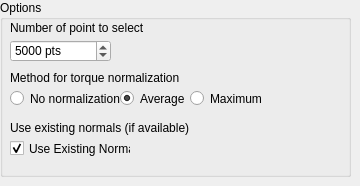
       <widget class="QWidget" name="CovarianceSamplingFilter">
        <widget class="QGroupBox" name="groupBox_10">
         <property name="geometry">
          <rect>
           <x>0</x>
           <y>0</y>
           <width>351</width>
           <height>177</height>
          </rect>
         </property>
         <property name="title">
          <string>Options</string>
         </property>
         <widget class="QLabel" name="maxPointCountCovTitle">
          <property name="geometry">
           <rect>
            <x>10</x>
            <y>20</y>
            <width>291</width>
            <height>16</height>
           </rect>
          </property>
          <property name="text">
           <string>Number of point to select</string>
          </property>
         </widget>
         <widget class="QDoubleSpinBox" name="maxPointCountCov">
          <property name="geometry">
           <rect>
            <x>10</x>
            <y>40</y>
            <width>101</width>
            <height>22</height>
           </rect>
          </property>
          <property name="suffix">
           <string> pts</string>
          </property>
          <property name="decimals">
           <number>0</number>
          </property>
          <property name="minimum">
           <double>0.000000000000000</double>
          </property>
          <property name="maximum">
           <double>10000000.000000000000000</double>
          </property>
          <property name="singleStep">
           <double>100.000000000000000</double>
          </property>
          <property name="value">
           <double>5000.000000000000000</double>
          </property>
         </widget>
         <widget class="QLabel" name="torqueTitle">
          <property name="geometry">
           <rect>
            <x>10</x>
            <y>70</y>
            <width>291</width>
            <height>16</height>
           </rect>
          </property>
          <property name="text">
           <string>Method for torque normalization</string>
          </property>
         </widget>
         <widget class="QRadioButton" name="torqueAvg">
          <property name="geometry">
           <rect>
            <x>120</x>
            <y>90</y>
            <width>141</width>
            <height>17</height>
           </rect>
          </property>
          <property name="text">
           <string>Average</string>
          </property>
          <property name="checked">
           <bool>true</bool>
          </property>
          <attribute name="buttonGroup">
           <string notr="true">buttonGroup_6</string>
          </attribute>
         </widget>
         <widget class="QRadioButton" name="torqueMax">
          <property name="geometry">
           <rect>
            <x>190</x>
            <y>90</y>
            <width>151</width>
            <height>17</height>
           </rect>
          </property>
          <property name="text">
           <string>Maximum</string>
          </property>
          <property name="checked">
           <bool>false</bool>
          </property>
          <attribute name="buttonGroup">
           <string notr="true">buttonGroup_6</string>
          </attribute>
         </widget>
         <widget class="QRadioButton" name="torqueNo">
          <property name="geometry">
           <rect>
            <x>10</x>
            <y>90</y>
            <width>111</width>
            <height>17</height>
           </rect>
          </property>
          <property name="text">
           <string>No normalization</string>
          </property>
          <property name="checked">
           <bool>false</bool>
          </property>
          <attribute name="buttonGroup">
           <string notr="true">buttonGroup_6</string>
          </attribute>
         </widget>
         <widget class="QCheckBox" name="covNormals">
          <property name="geometry">
           <rect>
            <x>10</x>
            <y>140</y>
            <width>121</width>
            <height>17</height>
           </rect>
          </property>
          <property name="text">
           <string>Use Existing Normals</string>
          </property>
          <property name="checked">
           <bool>true</bool>
          </property>
         </widget>
         <widget class="QLabel" name="covNormalsTitle">
          <property name="geometry">
           <rect>
            <x>10</x>
            <y>120</y>
            <width>181</width>
            <height>16</height>
           </rect>
          </property>
          <property name="text">
           <string>Use existing normals (if available)</string>
          </property>
         </widget>
        </widget>
       </widget>
